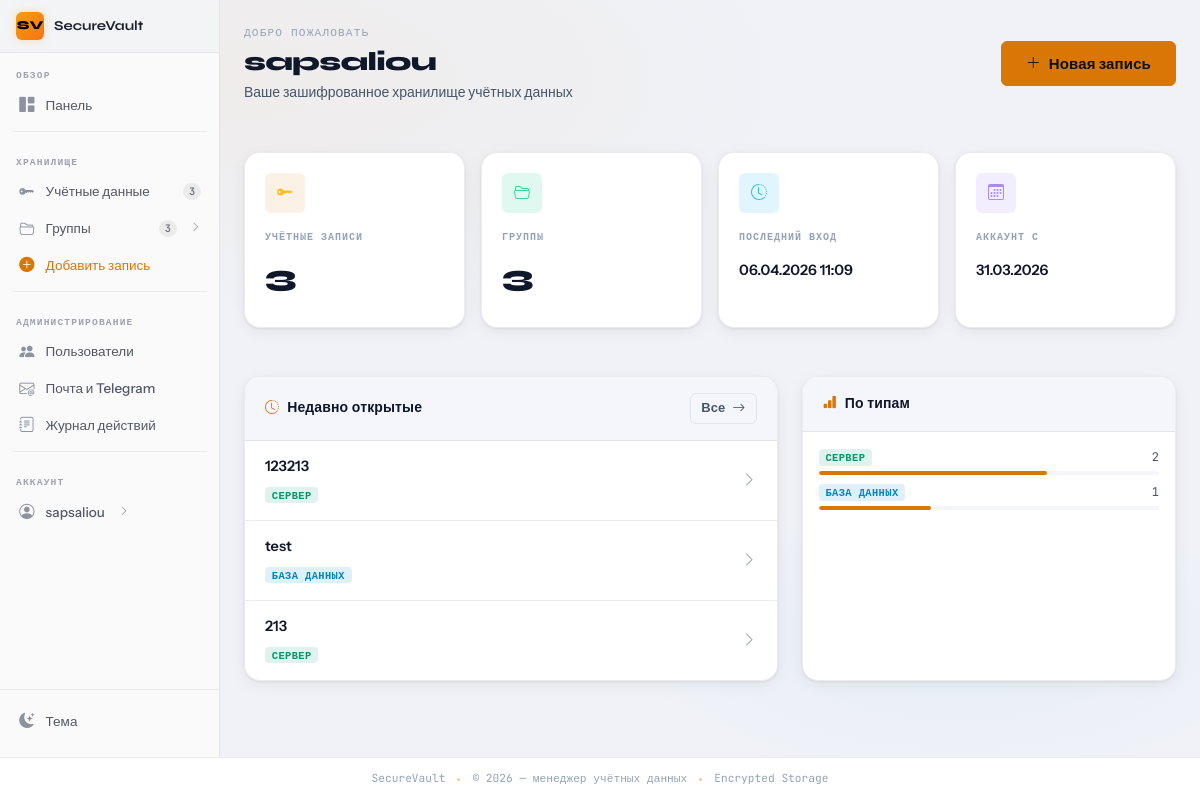
Page /dashboard (signed in) on the earlier database version.
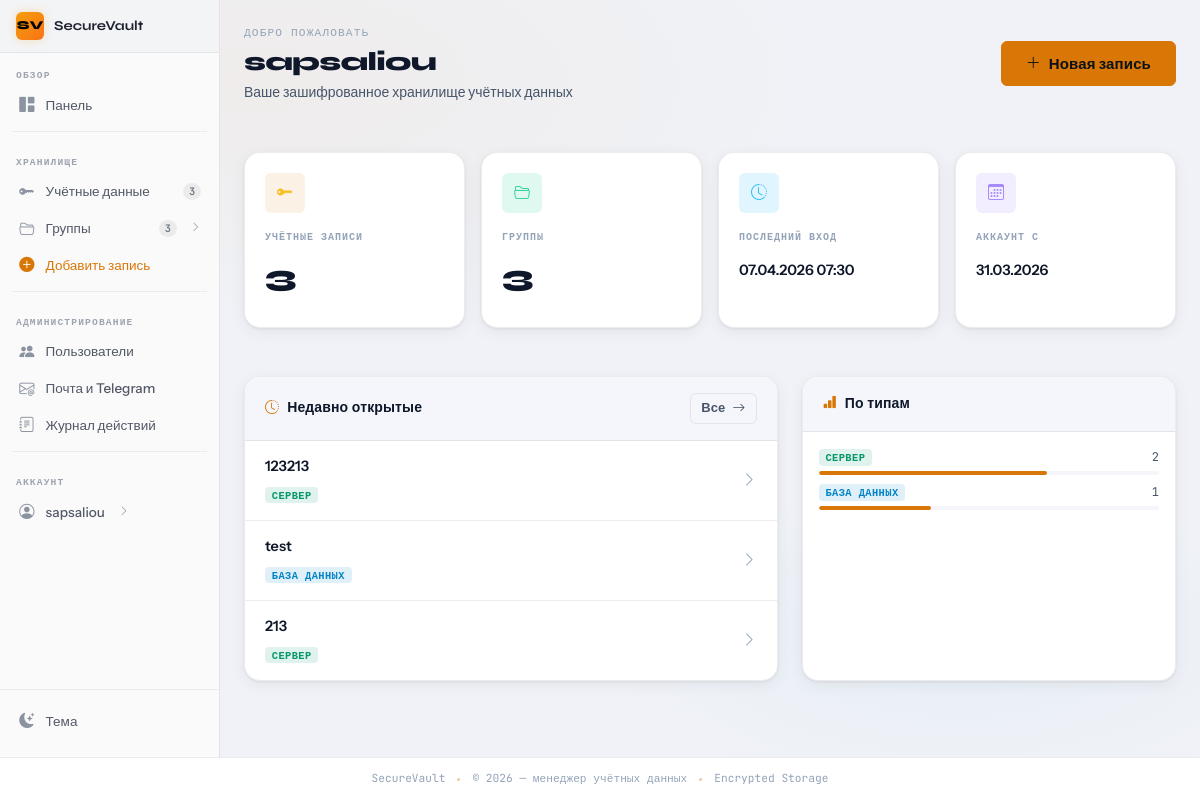
Same page on the later database version.
### app/models.py (models this page shows, shortened)
class User(UserMixin, db.Model):
    id = db.Column(db.Integer, primary_key=True)
    username = db.Column(db.String(80), unique=True, nullable=False, index=True)
    email = db.Column(db.String(120), nullable=False, index=True)
    password_hash = db.Column(db.String(255), nullable=False)
    created_at = db.Column(db.DateTime, default=datetime.utcnow)
    last_login = db.Column(db.DateTime)
    is_active = db.Column(db.Boolean, default=True)
    is_admin = db.Column(db.Boolean, default=False, nullable=False)
    totp_enabled = db.Column(db.Boolean, default=False, nullable=False)
    totp_secret_encrypted = db.Column(db.Text)  # base32, Fernet
    credentials = db.relationship('Credential', backref='owner', lazy='dynamic', cascade='all, delete-orphan')
    groups = db.relationship('CredentialGroup', backref='creator', lazy='dynamic', cascade='all, delete-orphan')
    shares_received = db.relationship(
        'CredentialShare',
        foreign_keys='CredentialShare.shared_with_user_id',
        back_populates='shared_with_user',
        lazy='dynamic',
    )

class Credential(db.Model):
    id = db.Column(db.Integer, primary_key=True)
    title = db.Column(db.String(120), nullable=False)
    service_type = db.Column(db.String(50), nullable=False)  # server, database, app, etc
    description = db.Column(db.Text)
    username_encrypted = db.Column(db.Text, nullable=False)
    password_encrypted = db.Column(db.Text, nullable=False)
    url = db.Column(db.String(255))
    port = db.Column(db.Integer)
    extra_data_encrypted = db.Column(db.Text)  # JSON для доп данных
    user_id = db.Column(db.Integer, db.ForeignKey('user.id'), nullable=False)
    group_id = db.Column(db.Integer, db.ForeignKey('credential_group.id'))
    position = db.Column(db.Integer, default=0, nullable=False)
    created_at = db.Column(db.DateTime, default=datetime.utcnow)
    updated_at = db.Column(db.DateTime, default=datetime.utcnow, onupdate=datetime.utcnow)
    last_accessed = db.Column(db.DateTime)
    shares = db.relationship(
        'CredentialShare',
        back_populates='credential',
        lazy='dynamic',
        cascade='all, delete-orphan',
    )
    reveal_tokens = db.relationship(
        'CredentialRevealToken',
        back_populates='credential',
        lazy='dynamic',
        cascade='all, delete-orphan',
    )

### app/routes.py (the view)
@main_bp.route('/dashboard')
@login_required
def dashboard():
    groups = current_user.groups.order_by(CredentialGroup.position, CredentialGroup.name).all()
    visible = _visible_credentials_query(current_user)
    total_credentials = visible.count()
    total_groups = len(groups)
    recent_credentials = visible.order_by(nulls_last(Credential.last_accessed.desc())).limit(5).all()
    service_types = {}
    for cred in visible.all():
        service_types[cred.service_type] = service_types.get(cred.service_type, 0) + 1
    return render_template(
        'dashboard.html',
        groups=groups,
        total_credentials=total_credentials,
        total_groups=total_groups,
        recent_credentials=recent_credentials,
        service_types=service_types,
    )

### app/templates/dashboard.html (shortened to what this page needs)
{% extends "base.html" %}
{% set svc_labels = {
  'server': 'Сервер',
  'database': 'База данных',
  'app': 'Приложение',
  'email': 'Email',
  'cloud': 'Облако',
  'vpn': 'VPN',
  'other': 'Другое'
} %}
{% set svc_type_keys = svc_labels.keys()|list %}
{% block content %}
<div class="py-4">
  <div class="d-flex flex-column flex-md-row align-items-start align-items-md-center justify-content-between gap-3 mb-5 animate-fadein">
    <div>
      <p class="text-dim mb-1" style="font-family:var(--font-mono);font-size:0.7rem;letter-spacing:0.1em;text-transform:uppercase;">Добро пожаловать</p>
      <h1 class="page-title mb-1">{{ current_user.username }}</h1>
      <p class="text-muted mb-0" style="font-size:0.875rem;">Ваше зашифрованное хранилище учётных данных</p>
    </div>
    <a href="{{ url_for('credential_bp.add_credential') }}" class="btn btn-primary btn-lg d-flex align-items-center gap-2 flex-shrink-0">
      <i class="bi bi-plus-lg"></i>
      <span>Новая запись</span>
    </a>
  </div>
  <div class="row g-3 mb-5">
    <div class="col-sm-6 col-xl-3 animate-fadein-1">
      <div class="stat-card stat-card--amber h-100">
        <div class="stat-icon stat-icon--amber mb-3"><i class="bi bi-key-fill"></i></div>
        <p class="stat-label">Учётные записи</p>
        <p class="stat-value">{{ total_credentials }}</p>
      </div>
    </div>
    <div class="col-sm-6 col-xl-3 animate-fadein-2">
      <div class="stat-card stat-card--emerald h-100">
        <div class="stat-icon stat-icon--emerald mb-3"><i class="bi bi-folder2-open"></i></div>
        <p class="stat-label">Группы</p>
        <p class="stat-value">{{ total_groups }}</p>
      </div>
    </div>
    <div class="col-sm-6 col-xl-3 animate-fadein-3">
      <div class="stat-card stat-card--sky h-100">
        <div class="stat-icon stat-icon--sky mb-3"><i class="bi bi-clock-history"></i></div>
        <p class="stat-label">Последний вход</p>
        <p class="stat-value-sm mt-2">
          {{ current_user.last_login.strftime('%d.%m.%Y %H:%M') if current_user.last_login else 'Первый визит' }}
        </p>
      </div>
    </div>
    <div class="col-sm-6 col-xl-3 animate-fadein-4">
      <div class="stat-card stat-card--violet h-100">
        <div class="stat-icon stat-icon--violet mb-3"><i class="bi bi-calendar3"></i></div>
        <p class="stat-label">Аккаунт с</p>
        <p class="stat-value-sm mt-2">{{ current_user.created_at.strftime('%d.%m.%Y') if current_user.created_at else '—' }}</p>
      </div>
    </div>
  </div>
  <div class="row g-4">
    <div class="col-lg-7">
      <div class="card-vault h-100 animate-fadein-2">
        <div class="card-vault-header">
          <span class="card-vault-title">
            <i class="bi bi-clock-history title-icon"></i>
            Недавно открытые
          </span>
          <a href="{{ url_for('credential_bp.list_credentials') }}" class="btn btn-sm btn-outline-secondary">
            Все <i class="bi bi-arrow-right ms-1"></i>
          </a>
        </div>
        <div>
          {% if recent_credentials %}
            <div class="list-group-vault">
              {% for cred in recent_credentials %}
                <a href="{{ url_for('credential_bp.edit_credential', credential_id=cred.id) if cred.user_id == current_user.id else url_for('credential_bp.view_credential', credential_id=cred.id) }}"
                   class="list-group-item list-group-item-action">
                  <div class="d-flex justify-content-between align-items-center gap-2">
                    <div class="min-w-0">
                      <p class="mb-1 fw-semibold text-truncate" style="font-size:0.9rem;">{{ cred.title }}</p>
                      {% set st = cred.service_type if cred.service_type in svc_type_keys else 'other' %}
                      <span class="badge badge-svc badge-svc-{{ st }}">{{ svc_labels.get(cred.service_type, cred.service_type) }}</span>
                    </div>
                    <i class="bi bi-chevron-right text-dim flex-shrink-0"></i>
                  </div>
                </a>
              {% endfor %}
            </div>
          {% else %}
            <div class="text-center py-5 text-muted">
              <i class="bi bi-inbox d-block mb-2" style="font-size:2rem;opacity:0.3;"></i>
              <p class="mb-1" style="font-size:0.875rem;">Нет записей</p>
              <a href="{{ url_for('credential_bp.add_credential') }}" class="btn btn-sm btn-primary mt-2">Добавить первую</a>
            </div>
          {% endif %}
        </div>
      </div>
    </div>
    <div class="col-lg-5">
      <div class="card-vault h-100 animate-fadein-3">
        <div class="card-vault-header">
          <span class="card-vault-title">
            <i class="bi bi-bar-chart-fill title-icon"></i>
            По типам
          </span>
        </div>
        <div class="p-3">
          {% if service_types %}
            {% set total = service_types.values()|sum %}
            <div class="d-flex flex-column gap-2">
              {% for stype, count in service_types.items() %}
                {% set st = stype if stype in svc_type_keys else 'other' %}
                {% set pct = (count / total * 100)|round|int %}
                <div>
                  <div class="d-flex justify-content-between align-items-center mb-1">
                    <span class="badge badge-svc badge-svc-{{ st }}">{{ svc_labels.get(stype, stype) }}</span>
                    <span class="text-muted" style="font-family:var(--font-mono);font-size:0.75rem;">{{ count }}</span>
                  </div>
                  <div style="height:4px;background:var(--surface-2);border-radius:2px;overflow:hidden;">
                    <div style="height:100%;width:{{ pct }}%;background:var(--accent);border-radius:2px;transition:width 0.6s var(--ease-out);"></div>
                  </div>
                </div>
              {% endfor %}
            </div>
          {% else %}
            <div class="text-center py-4 text-muted">
              <p class="mb-0" style="font-size:0.875rem;">Нет данных</p>
            </div>
          {% endif %}
        </div>
      </div>
    </div>
  </div>
</div>
{% endblock %}

### app/templates/base.html (shortened to what this page needs)
<!DOCTYPE html>
<html lang="ru" data-bs-theme="dark">
<head>
  <link href="https://cdn.jsdelivr.net/npm/bootstrap@5.3.3/dist/css/bootstrap.min.css" rel="stylesheet">
  <link rel="stylesheet" href="https://cdn.jsdelivr.net/npm/bootstrap-icons@1.11.3/font/bootstrap-icons.min.css">
  <link rel="stylesheet" href="{{ url_for('static', filename='css/style.css') }}">
  <link rel="stylesheet" href="{{ url_for('static', filename='css/sidebar.css') }}">
</head>
<body class="app-body">
  {% set show_authenticated_shell = current_user.is_authenticated and not (hide_app_shell or false) %}
  <div class="d-flex flex-grow-1 {% if show_authenticated_shell %}align-items-stretch{% endif %}">
    {% if show_authenticated_shell %}
    <div class="d-none d-lg-flex flex-column flex-shrink-0" style="width:220px;">
      <aside class="app-sidebar-panel h-100" aria-label="Боковая навигация">
        {% include 'partials/sidebar_right.html' %}
      </aside>
    </div>
    {% endif %}
    <main class="flex-grow-1 min-w-0 pb-5 app-main px-3 px-lg-4{% if show_authenticated_shell %} app-main--with-floating-nav{% endif %}">
      {% block content %}{% endblock %}
    </main>
  </div>
  <footer class="app-footer">
    <div class="container-fluid px-3 px-lg-4">
      <div class="app-footer-inner">
        <span>SecureVault</span>
        <span class="footer-dot"></span>
        <span>&copy; 2026 — менеджер учётных данных</span>
        <span class="footer-dot"></span>
        <span>Encrypted Storage</span>
      </div>
    </div>
  </footer>
</body>
</html>

### app/templates/partials/sidebar_right.html (shortened to what this page needs)
<div class="sv-sidebar-project">
  <div class="sv-sidebar-project-icon">SV</div>
  <span class="sv-sidebar-project-name">SecureVault</span>
</div>
<nav aria-label="Основная навигация">
  <span class="sv-sidebar-section-label">Обзор</span>
  <ul class="sv-nav">
    <li class="sv-nav-item">
      <a class="sv-nav-link" href="{{ url_for('main.dashboard') }}">
        <span class="sv-nav-icon"><i class="bi bi-grid-1x2-fill"></i></span>
        <span>Панель</span>
      </a>
    </li>
  </ul>
  <div class="sv-sidebar-divider"></div>
  <span class="sv-sidebar-section-label">Хранилище</span>
  <ul class="sv-nav">
    <li class="sv-nav-item">
      <a class="sv-nav-link" href="{{ url_for('credential_bp.list_credentials') }}">
        <span class="sv-nav-icon"><i class="bi bi-key-fill"></i></span>
        <span>Учётные данные</span>
        <span class="sv-nav-badge {% if current_user.credentials.count() == 0 %}sv-nav-badge-0{% endif %}">
          {{ current_user.credentials.count() }}
        </span>
      </a>
    </li>
    <li class="sv-nav-item">
      <button class="sv-nav-link"
              type="button"
              data-bs-toggle="collapse"
              data-bs-target="#sbGroups"
              aria-expanded="false"
              aria-controls="sbGroups">
        <span class="sv-nav-icon"><i class="bi bi-folder2-open"></i></span>
        <span>Группы</span>
        <span class="sv-nav-badge {% if current_user.groups.count() == 0 %}sv-nav-badge-0{% endif %}">
          {{ current_user.groups.count() }}
        </span>
        <i class="bi bi-chevron-right sv-nav-arrow ms-1"></i>
      </button>
        {% set groups = current_user.groups.order_by('position', 'name').all() %}
    </li>
    <li class="sv-nav-item">
      <a class="sv-nav-link" href="{{ url_for('credential_bp.add_credential') }}"
         style="color: var(--accent);">
        <span class="sv-nav-icon" style="color:var(--accent);"><i class="bi bi-plus-circle-fill"></i></span>
        <span>Добавить запись</span>
      </a>
    </li>
  </ul>
  {% if current_user.is_admin %}
  <div class="sv-sidebar-divider"></div>
  <span class="sv-sidebar-section-label">Администрирование</span>
  <ul class="sv-nav">
    <li class="sv-nav-item">
      <a class="sv-nav-link" href="{{ url_for('admin.admin_user_list') }}">
        <span class="sv-nav-icon"><i class="bi bi-people-fill"></i></span>
        <span>Пользователи</span>
      </a>
    </li>
    <li class="sv-nav-item">
      <a class="sv-nav-link" href="{{ url_for('admin.admin_delivery_settings') }}">
        <span class="sv-nav-icon"><i class="bi bi-envelope-at"></i></span>
        <span>Почта и Telegram</span>
      </a>
    </li>
    <li class="sv-nav-item">
      <a class="sv-nav-link" href="{{ url_for('admin.admin_audit_log') }}">
        <span class="sv-nav-icon"><i class="bi bi-journal-text"></i></span>
        <span>Журнал действий</span>
      </a>
    </li>
  </ul>
  {% endif %}
  <div class="sv-sidebar-divider"></div>
  <span class="sv-sidebar-section-label">Аккаунт</span>
  <ul class="sv-nav">
    <li class="sv-nav-item">
      <button class="sv-nav-link"
              type="button"
              data-bs-toggle="collapse"
              data-bs-target="#sbAccount"
              aria-expanded="false"
              aria-controls="sbAccount">
        <span class="sv-nav-icon"><i class="bi bi-person-circle"></i></span>
        <span class="text-truncate">{{ current_user.username }}</span>
        <i class="bi bi-chevron-right sv-nav-arrow ms-1"></i>
      </button>
    </li>
  </ul>
</nav>
<div class="sv-sidebar-actions">
  <button type="button" class="sv-theme-btn theme-toggle" title="Сменить тему">
    <span class="sv-nav-icon">
      <i class="bi bi-moon-stars-fill theme-icon-dark"></i>
    </span>
    <span>Тема</span>
  </button>
</div>

Differences in the rows shown:
changed User "sapsaliou": last_login "06.04.2026 11:09" → "07.04.2026 07:30"
